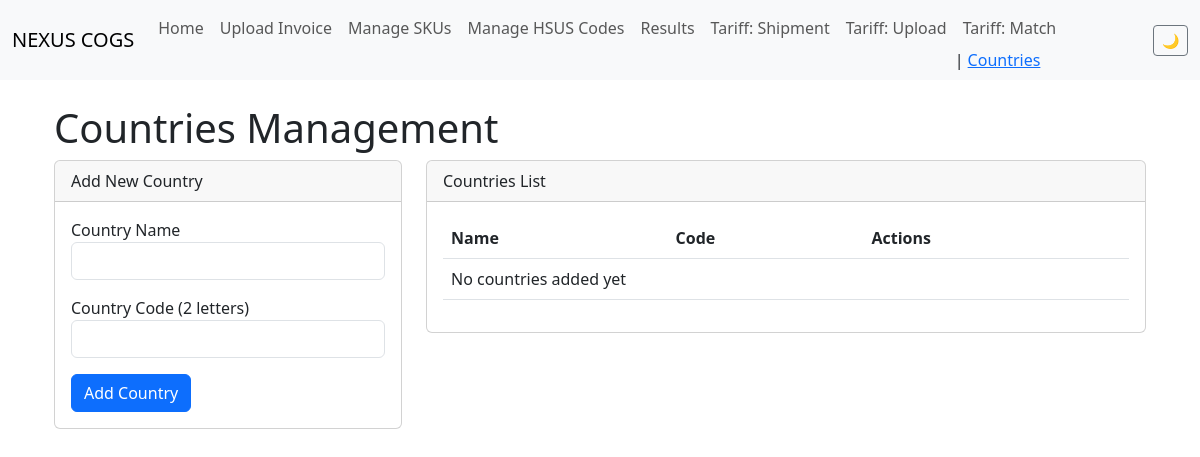
/tariff/countries/, run on an earlier commit of the app's database.
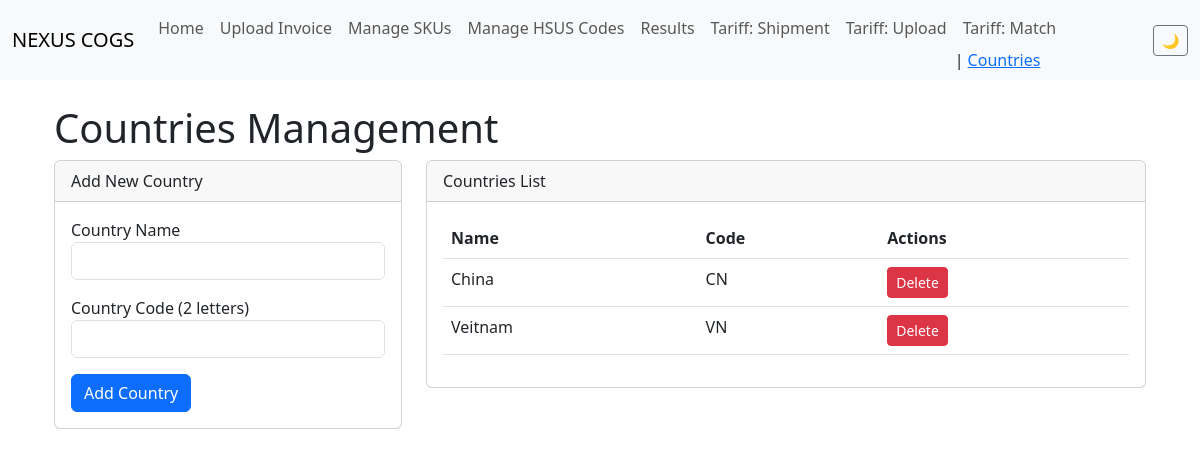
And on a later commit of the database.
### tariff/models.py (models this page shows, shortened)
class Country(models.Model):
    name = models.CharField(max_length=100, unique=True)
    code = models.CharField(max_length=2, unique=True)  # ISO code
    created_at = models.DateTimeField(auto_now_add=True)
    class Meta:
        ordering = ['name']
        verbose_name_plural = "Countries"

### tariff/views.py (the view, shortened to what this page needs)
# urls.py: path('countries/', views.countries_view, name='tariff_countries'),
def countries_view(request):
    countries = Country.objects.all()
    return render(request, 'tariff/countries.html', {'countries': countries})

### templates/tariff/countries.html (shortened to what this page needs)
{% extends 'base.html' %}
{% block content %}
<div class="container">
    <h1>Countries Management</h1>
    <div class="row">
        <div class="col-md-4">
            <div class="card">
                <div class="card-header">Add New Country</div>
                <div class="card-body">
                    <form method="post">
                        <div class="mb-3">
                            <label>Country Name</label>
                            <input type="text" name="name" class="form-control" required>
                        </div>
                        <div class="mb-3">
                            <label>Country Code (2 letters)</label>
                            <input type="text" name="code" class="form-control" maxlength="2" required>
                        </div>
                        <button type="submit" name="add_country" class="btn btn-primary">Add Country</button>
                    </form>
                </div>
            </div>
        </div>
        <div class="col-md-8">
            <div class="card">
                <div class="card-header">Countries List</div>
                <div class="card-body">
                    <table class="table">
                        <thead>
                            <tr>
                                <th>Name</th>
                                <th>Code</th>
                                <th>Actions</th>
                            </tr>
                        </thead>
                        <tbody>
                            {% for country in countries %}
                            <tr>
                                <td>{{ country.name }}</td>
                                <td>{{ country.code }}</td>
                                <td>
                                    <form method="post" style="display:inline;">
                                        <button type="submit" name="delete_country" class="btn btn-sm btn-danger">Delete</button>
                                    </form>
                                </td>
                            </tr>
                            {% empty %}
                            <tr>
                                <td colspan="3">No countries added yet</td>
                            </tr>
                            {% endfor %}
                        </tbody>
                    </table>
                </div>
            </div>
        </div>
    </div>
</div>
{% endblock %}

What changed in the data, as far as the page shows it:
added Country: name "China", code "CN"
added Country: name "Veitnam", code "VN"
Also different on the page:
text no longer shown: "No countries added yet"
